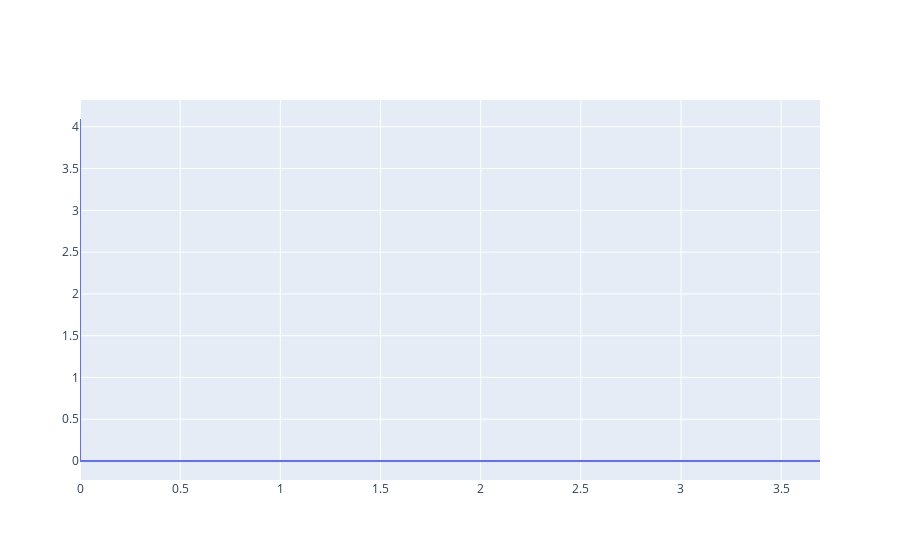

The code cell stored with this chart in its notebook:
### Code cell
fig = go.Figure()
fig.add_trace(
    go.Scatter(
        x = X_log[:,0],
        y = X_log[:,1]
    )
)
fig.show()

### Figure 1 — Plotly figure (JSON) as saved in the notebook; plotly's stock layout.template omitted (floating-point values rounded to 4 significant figures; data arrays with more than 128 entries replaced by an {"elided": "..."} marker saying what was removed)
{"data": [{"type": "scatter", "x": {"elided": "511 float values"}, "y": {"elided": "511 float values"}}], "layout": {}}
